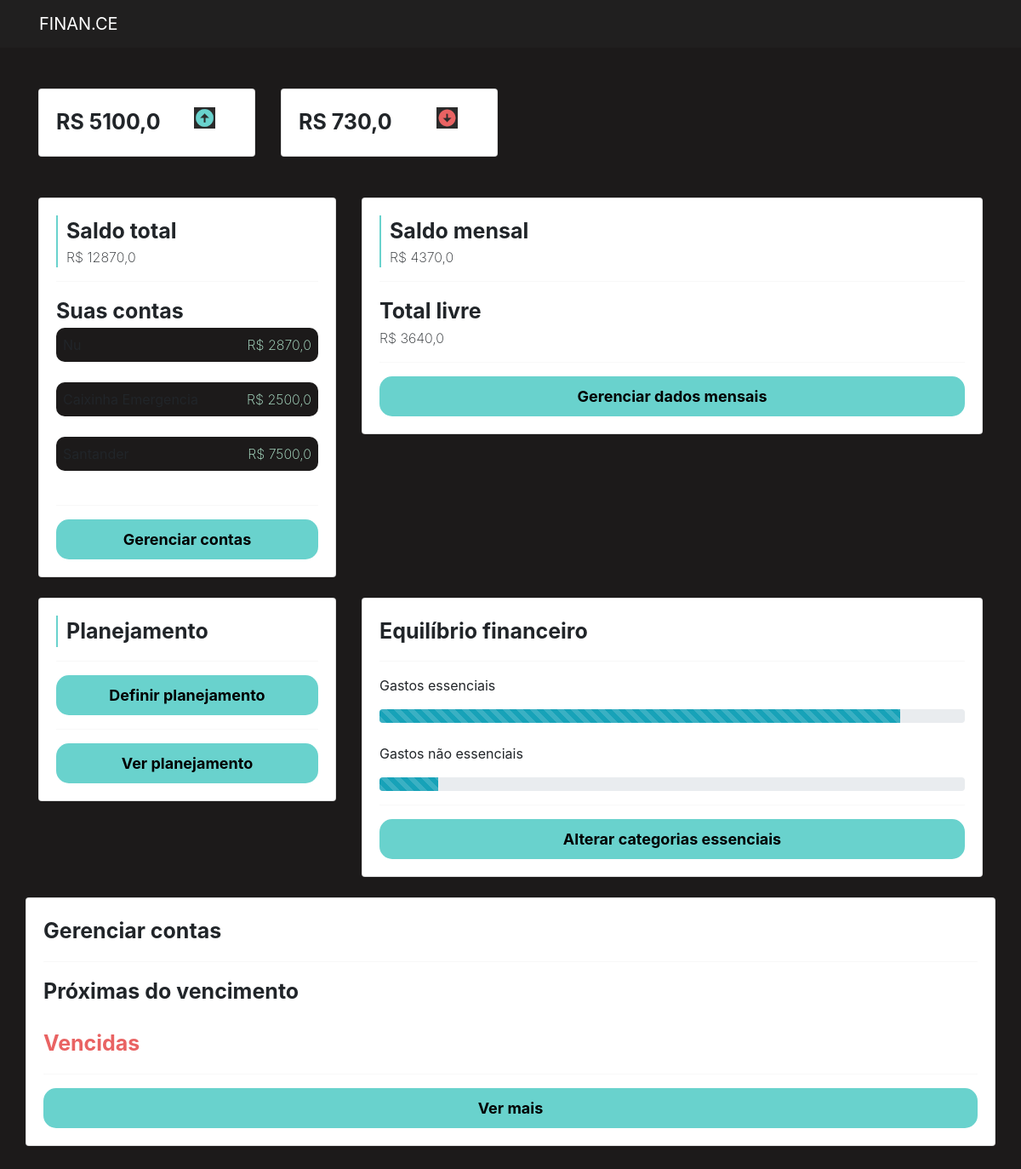
Screenshot of /perfil/home/ with the database file from the repository.
### perfil/models.py (models this page shows, shortened)
class Conta(models.Model):
    banco_choices = (
        ('Nu', 'Nubank'),
        ('CE', 'Caixa Econômica'),
        ('C6', 'C6 Bank'),
        ('Inter', 'Inter'),
        ('BR', 'Bradesco'),
        ('Santander', 'Santander'),
        ('Itaú', 'Itaú'),
        ('BB', 'Banco do Brasil'),
        ('Will', 'Will Bank'),
    )
    tipo_choices = (
        ('PF', 'Pessoa física'),
        ('PJ', 'Pessoa Jurídica'),
    )
    apelido = models.CharField(max_length=50)
    banco = models.CharField(max_length=20, choices=banco_choices)
    tipo = models.CharField(max_length=2, choices=tipo_choices)
    valor = models.FloatField()
    icone = models.ImageField(upload_to="icones")

### perfil/views.py (the view)
# urls.py: path('home/', views.home, name="home"),
def home(request):
    valores = Valores.objects.filter(data__month=datetime.now().month)
    entradas = valores.filter(tipo='E')
    saidas = valores.filter(tipo='S')
    total_entradas = calcula_total(entradas, 'valor')
    total_saidas = calcula_total(saidas, 'valor')
    saldo_mensal = total_entradas - total_saidas
    contas = Conta.objects.all()
    total_contas = calcula_total(contas, 'valor')
    percentual_gastos_essenciais, percentual_gastos_nao_essenciais = calcula_equilibrio_financeiro()
    despesa_mensal = calcula_total(saidas, 'valor')
    total_livre = saldo_mensal - despesa_mensal
    despesas = Despesa.objects.filter(data__year=2023, data__month=7)  # Filtra as despesas de julho de 2023, você pode modificar esse filtro de acordo com suas necessidades
    return render(request, 'home.html', {"contas": contas, "total_contas": total_contas, 'total_entradas': total_entradas, 'total_saidas': total_saidas, 'percentual_gastos_essenciais': int(percentual_gastos_essenciais), 'percentual_gastos_nao_essenciais': int(percentual_gastos_nao_essenciais), 'saldo_mensal': saldo_mensal, 'despesa_mensal': despesa_mensal, 'total_livre': total_livre, "despesas": despesas,})

### perfil/utils.py (called while the page is built)
def calcula_total(obj, campo):
    total = 0
    for i in obj:
        total += getattr(i, campo)
    return total

def calcula_equilibrio_financeiro():
    gastos_essenciais = Valores.objects.filter(data__month=datetime.now().month).filter(tipo='S').filter(categoria__essencial=True)
    gastos_nao_essenciais = Valores.objects.filter(data__month=datetime.now().month).filter(tipo='S').filter(categoria__essencial=False)
    total_gastos_essenciais = calcula_total(gastos_essenciais, 'valor')
    total_gastos_nao_essenciais = calcula_total(gastos_nao_essenciais, 'valor')
    total = total_gastos_essenciais + total_gastos_nao_essenciais
    try:
        percentual_gastos_essenciais = total_gastos_essenciais * 100 / total
        percentual_gastos_nao_essenciais = total_gastos_nao_essenciais * 100 / total
        return percentual_gastos_essenciais, percentual_gastos_nao_essenciais
    except:
        return 0, 0

### perfil/templates/home.html (shortened to what this page needs)
{% extends 'bases/base.html' %}
{% load static %}
{% block 'body' %}
<div class="container">
  <br />
  <br />
  <div class="row">
    <div class="col-md-3">
      <a style="text-decoration: none; color: white" href="{% url 'novo_valor' %}">
        <div class="card">
          <div class="row">
            <div class="col-md-8">
              <span class="fonte-destaque">RS {{total_entradas}}</span>
            </div>
            <div class="col-md">
              <img class="icone-setas" src="{% static 'perfil/img/entradas.png' %}" />
            </div>
          </div>
        </div>
      </a>
    </div>
    <div class="col-md-3">
      <a style="text-decoration: none; color: white" href="{% url 'novo_valor' %}">
        <div class="card">
          <div class="row">
            <div class="col-md-8">
              <span class="fonte-destaque">RS {{total_saidas}}</span>
            </div>
            <div class="col-md">
              <img class="icone-setas" src="{% static 'perfil/img/saidas.png' %}" />
            </div>
          </div>
        </div>
      </a>
    </div>
  </div>
  <br />
  <br />
  <div class="row">
    <div class="col-md-4">
      <div class="card">
        <div class="saldo">
          <span class="fonte-destaque">Saldo total</span>
          <br />
          <span class="font-light">R$ {{total_contas}}</span>
        </div>
        <hr class="hr-borda" />
        <span class="fonte-destaque">Suas contas</span>
        <div class="div-contas">
          {% for conta in contas %}
          <div class="lista-conta">
            <span>{{ conta.apelido }}</span>
            <span class="total-conta">R$ {{ conta.valor }}</span>
          </div>
          <br />
          {% endfor %}
        </div>
        <hr class="hr-borda" />
        <a href="{% url 'gerenciar' %}" class="botao-principal">Gerenciar contas</a>
      </div>
    </div>
    <div class="col-md-8">
      <div class="card">
        <div class="row">
          <div class="col-md">
            <div class="saldo">
              <span class="fonte-destaque">Saldo mensal</span>
              <br />
              <span id="saldo-mensal" class="font-light">R$ {{ saldo_mensal }}</span>
            </div>
          </div>
        </div>
        <hr class="hr-borda" />
        <span class="fonte-destaque">Total livre</span>
        <span id="total-livre" class="font-light">R$ {{ total_livre }}</span>
        <hr class="hr-borda" />
        <a href="{% url 'gerenciar' %}" class="botao-principal">Gerenciar dados mensais</a>
      </div>
    </div>
  </div>
  <br />
  <div class="row">
    <div class="col-md-4">
      <div class="card">
        <div class="saldo">
          <span class="fonte-destaque">Planejamento</span>
        </div>
        <hr class="hr-borda" />
        <a href="{% url 'definir_planejamento' %}" class="botao-principal">Definir planejamento</a>
        <hr />
        <a href="{% url 'ver_planejamento' %}" class="botao-principal">Ver planejamento</a>
      </div>
    </div>
    <div class="col-md-8">
      <div class="card">
        <span class="fonte-destaque">Equilíbrio financeiro</span>
        <hr class="hr-borda" />
        <p>Gastos essenciais</p>
        <div class="progress">
          <div class="progress-bar progress-bar-striped bg-info" role="progressbar"
            style="width: {{percentual_gastos_essenciais}}%" aria-valuenow="50" aria-valuemin="0"
            aria-valuemax="100"></div>
        </div>
        <br />
        <p>Gastos não essenciais</p>
        <div class="progress">
          <div class="progress-bar progress-bar-striped bg-info" role="progressbar"
            style="width: {{percentual_gastos_nao_essenciais}}%" aria-valuenow="50" aria-valuemin="0"
            aria-valuemax="100"></div>
        </div>
        <hr class="hr-borda" />
        <a href="{% url 'gerenciar' %}" class="botao-principal">Alterar categorias essenciais</a>
      </div>
    </div>
  </div>
  <br />
  <div class="row">
    <div class="card">
        <span class="fonte-destaque">Gerenciar contas</span>
        <hr class="hr-borda">
        <span class="fonte-destaque">Próximas do vencimento</span>
        <br>
        <span class="fonte-destaque negativo">Vencidas</span>
        <hr class="hr-borda">
        <a href="{% url 'ver_contas' %}" class="botao-principal">Ver mais</a>
      </div>
    </div>
  </div>
  <br />
  <br />
{% endblock %}

### templates/static/geral/css/base.css (style rules this page uses)
body { background-color: #1C1A1A !important; color: white !important; }
:root { --main-color: #2B2B2B; --dark-color: #1C1A1A; --contrast-color: #69D2CD; --differential-color: #E96363; }

### templates/static/perfil/css/home.css (style rules this page uses)
.card { width: 100%; background-color: var(--main-color); padding: 20px; }
.saldo { border-left: 2px solid var(--contrast-color); padding-left: 10px; }
.fonte-destaque { font-weight: bold; font-size: 25px; }
.font-light { font-weight: 200; }
.hr-borda { color: var(--dark-color); }
.lista-conta { background-color: var(--dark-color); padding: 8px; border-radius: 10px; }
.total-conta { color: #B9F1D6; font-weight: 200; float: right; }
.botao-principal { text-decoration: none; color: black; font-weight: bold; font-size: 18px; padding: 10px; background-color: var(--contrast-color); text-align: center; border-radius: 15px; border: none; }
.negativo { color: var(--differential-color); }
.icone-setas { width: 50%; display: inline; }

### rows the page displays
Conta: valor "2870,0"
Conta: valor "2500,0"
Conta: valor "7500,0"

### other values shown
{{ total_entradas }} "5100,0"
{{ total_saidas }} "730,0"
{{ total_contas }} "12870,0"
{{ saldo_mensal }} "4370,0"
{{ total_livre }} "3640,0"
